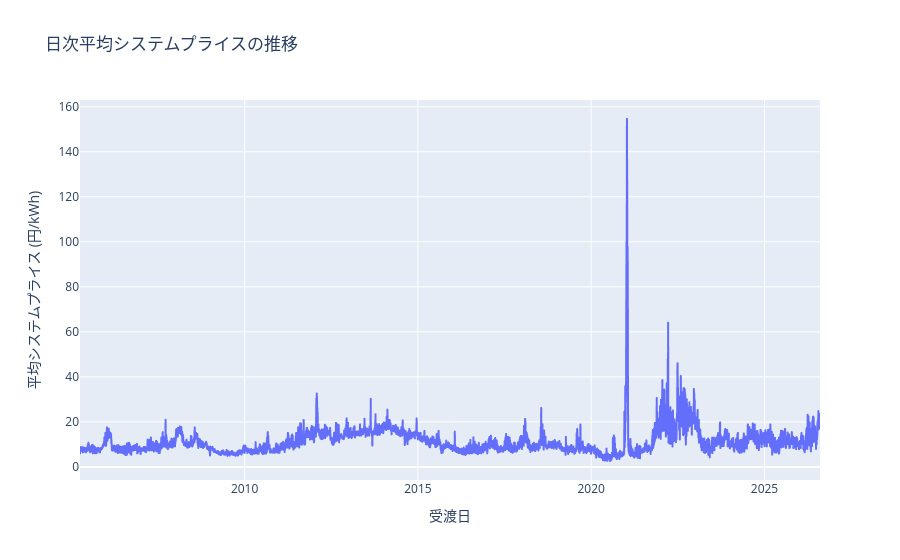

The notebook cell saved with this chart:
### Markdown cell above
## 7. 日次平均システムプライスの推移

`delivery_date` ごとに `system_price` を平均し、時系列で可視化する。

### Code cell
daily_price = (
    df_base.group_by("delivery_date")
    .agg(pl.col("system_price").mean().alias("avg_system_price"))
    .sort("delivery_date")
)

fig = px.line(
    daily_price,
    x="delivery_date",
    y="avg_system_price",
    title="日次平均システムプライスの推移",
    labels={"delivery_date": "受渡日", "avg_system_price": "平均システムプライス (円/kWh)"},
)
fig.show()

### Figure 1 — Plotly figure (JSON) as saved in the notebook; plotly's stock layout.template omitted (floating-point values rounded to 4 significant figures; data arrays with more than 128 entries replaced by an {"elided": "..."} marker saying what was removed)
{"data": [{"hovertemplate": "受渡日=%{x}<br>平均システムプライス (円/kWh)=%{y}<extra></extra>", "legendgroup": "", "line": {"color": "#636efa", "dash": "solid"}, "marker": {"symbol": "circle"}, "mode": "lines", "name": "", "showlegend": false, "type": "scattergl", "x": {"elided": "7800 str values"}, "xaxis": "x", "y": {"elided": "7800 float values"}, "yaxis": "y"}], "layout": {"legend": {"tracegroupgap": 0}, "title": {"text": "日次平均システムプライスの推移"}, "xaxis": {"anchor": "y", "domain": [0, 1], "title": {"text": "受渡日"}}, "yaxis": {"anchor": "x", "domain": [0, 1], "title": {"text": "平均システムプライス (円/kWh)"}}}}
